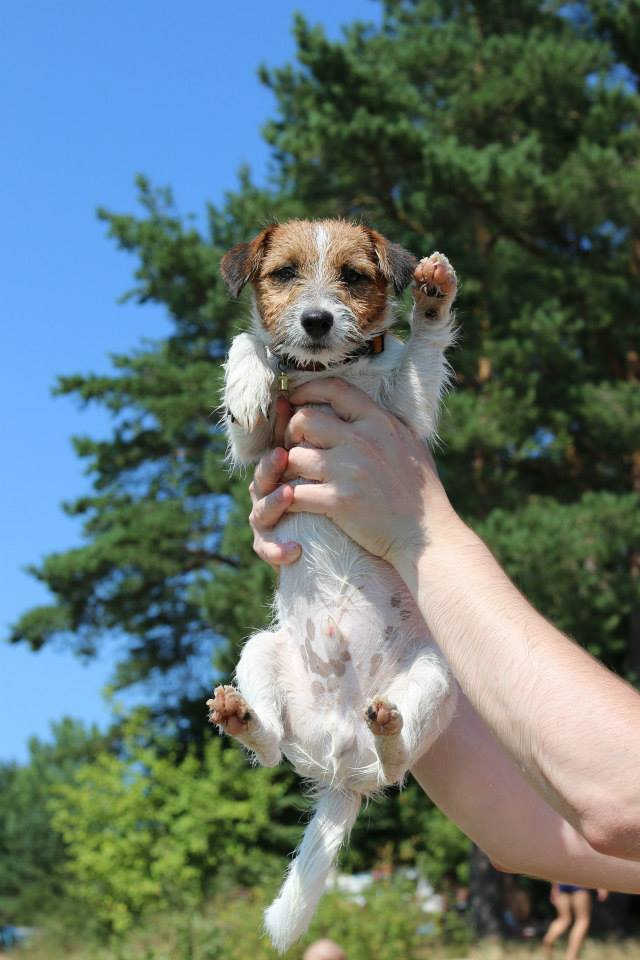
#> input picture 3 year, 1 semester/CV labs/im.jpg, 640 x 960 px
$ python 'lab 12.py'
#> lines starting #> are read from the running program, lines starting #| are printed output that depends on the picture; after the words box and inside, x2 and y2 are one past the last pixel; in counts of white or black regions, pixels touching at a corner belong together
# -*- coding: utf-8 -*-
"""
Created on Wed Nov 28 23:24:22 2018

@author: User
"""

import cv2 as cv
import numpy as np
from matplotlib import pyplot as plt

fn = 'im.jpg'
img = cv.imread(fn, 0)
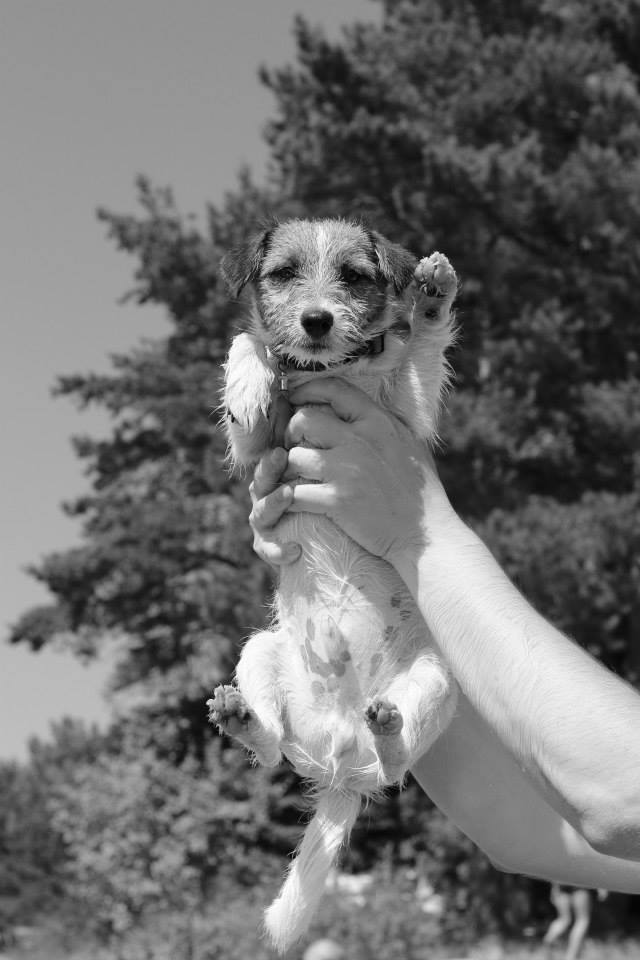
#> img: shape (960, 640); min 0, max 255, mean 112.7

ret,image = cv.threshold(img,127,255,cv.THRESH_BINARY)
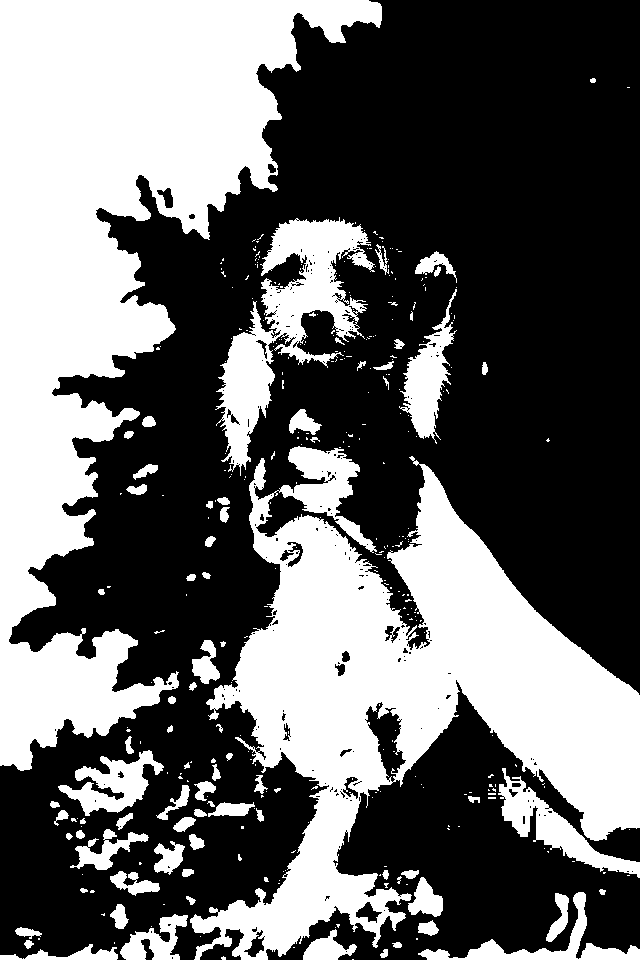
#> image: shape (960, 640); 40.6% white; 342 white regions (263 under 20 px), largest, box (x1, y1, x2, y2) and area: (0, 0, 382, 771) 115073, (190, 446, 640, 960) 93000, (215, 217, 375, 476) 13504


th2 = cv.adaptiveThreshold(image,255,cv.ADAPTIVE_THRESH_MEAN_C, cv.THRESH_BINARY,9,2)
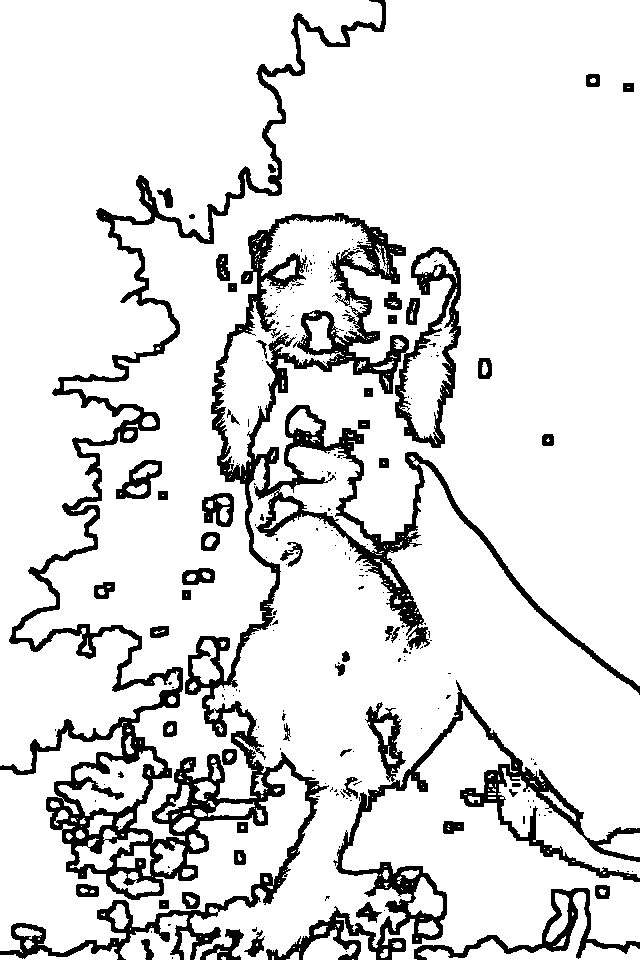
#> th2: shape (960, 640); 87% white; 228 black regions (174 under 20 px), largest, box (x1, y1, x2, y2) and area: (0, 0, 640, 960) 56646, (266, 680, 640, 960) 11938, (414, 888, 640, 960) 2530
th3 = cv.adaptiveThreshold(image,255,cv.ADAPTIVE_THRESH_GAUSSIAN_C, cv.THRESH_BINARY,9,2)
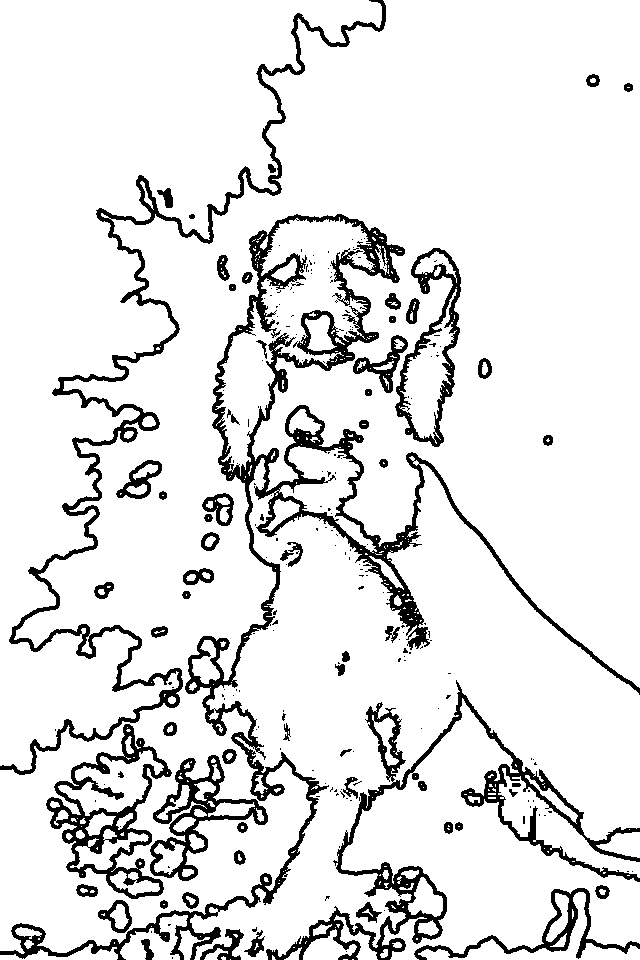
#> th3: shape (960, 640); 89.1% white; 238 black regions (174 under 20 px), largest, box (x1, y1, x2, y2) and area: (0, 214, 640, 960) 23737, (0, 0, 386, 775) 10946, (266, 680, 640, 960) 10017

image = cv.cvtColor(image, cv.COLOR_GRAY2RGB)

fig=plt.figure(figsize=(500, 1000))
sub = fig.add_subplot(1, 3, 1, aspect='auto')
sub.set_title("ORIGINAL")
plt.imshow(image)

th2 = cv.cvtColor(th2, cv.COLOR_GRAY2RGB)
sub = fig.add_subplot(1, 3, 2, aspect='auto')
sub.set_title("THRESH_MEAN")
plt.imshow(th2)

th3 = cv.cvtColor(th3, cv.COLOR_GRAY2RGB)
sub = fig.add_subplot(1, 3, 3, aspect='auto')
sub.set_title("THRESH_GAUSSIAN")
plt.imshow(th3)

$ run again, with 3 year, 1 semester/CV labs/detail.jpg copied over 3 year, 1 semester/CV labs/im.jpg
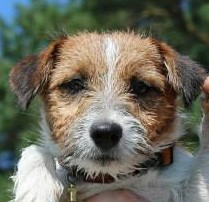
#> input picture 3 year, 1 semester/CV labs/detail.jpg, 209 x 202 px
#> `ret,image = cv.threshold(img,127,255,cv.THRESH_BINARY)`:
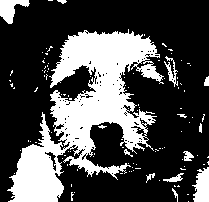
#> image: shape (202, 209); 30.2% white; 113 white regions (100 under 20 px), largest, box (x1, y1, x2, y2) and area: (7, 29, 164, 202) 11161, (192, 167, 209, 202) 432, (0, 0, 30, 24) 378
#> `th3 = cv.adaptiveThreshold(image,255,cv.ADAPTIVE_THRESH_GAUSSIAN_C, cv..`:
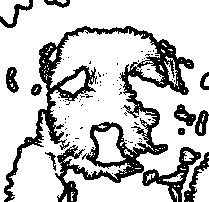
#> th3: shape (202, 209); 77.4% white; 81 black regions (69 under 20 px), largest, box (x1, y1, x2, y2) and area: (4, 26, 194, 202) 6866, (142, 147, 201, 202) 879, (184, 152, 209, 202) 341

$ run again, with 3 year, 1 semester/CV labs/im3.jpg copied over 3 year, 1 semester/CV labs/im.jpg
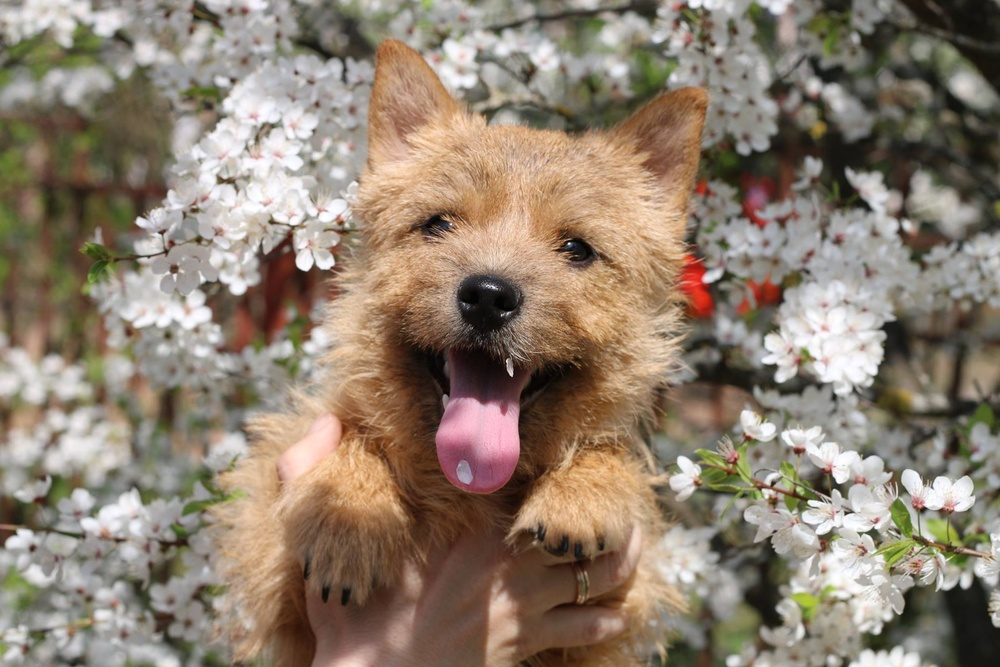
#> input picture 3 year, 1 semester/CV labs/im3.jpg, 1000 x 667 px, shrunk from 2048 x 1365 before the run
#> `ret,image = cv.threshold(img,127,255,cv.THRESH_BINARY)`:
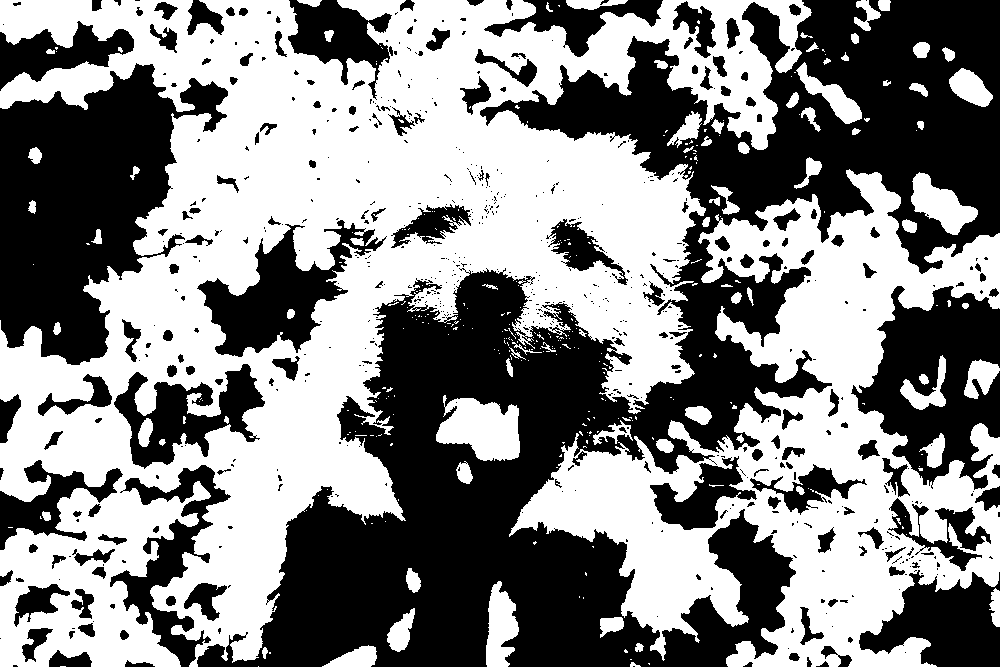
#> image: shape (667, 1000); 52.4% white; 637 black regions (470 under 20 px), largest, box (x1, y1, x2, y2) and area: (197, 0, 1000, 667) 181699, (0, 63, 228, 365) 37818, (851, 286, 1000, 490) 17001
#> `th3 = cv.adaptiveThreshold(image,255,cv.ADAPTIVE_THRESH_GAUSSIAN_C, cv..`:
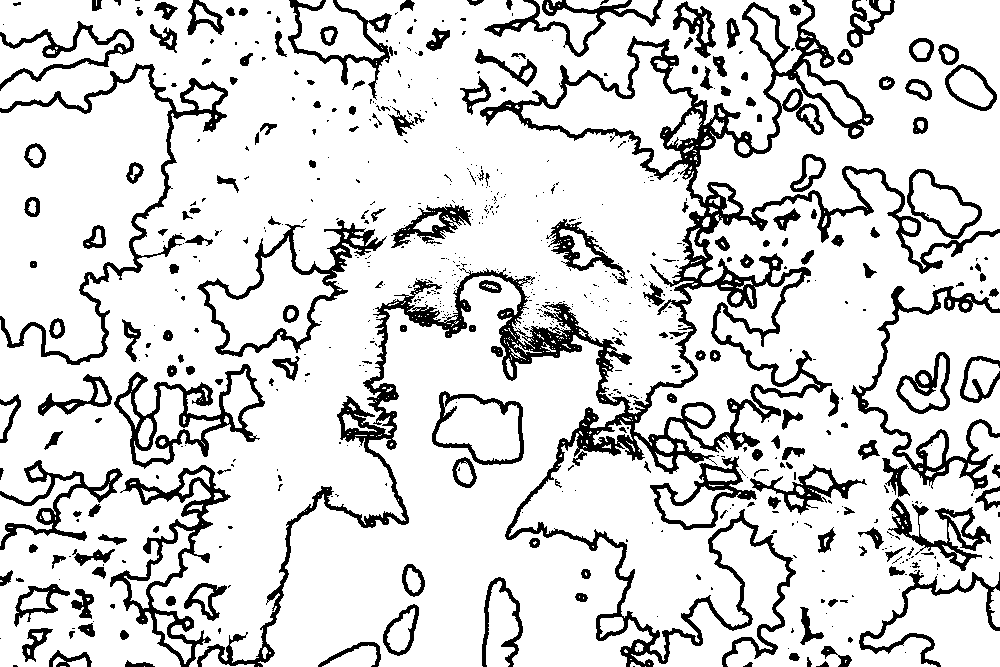
#> th3: shape (667, 1000); 84% white; 673 black regions (470 under 20 px), largest, box (x1, y1, x2, y2) and area: (197, 0, 1000, 667) 39317, (0, 63, 228, 365) 4613, (110, 465, 231, 667) 4359
